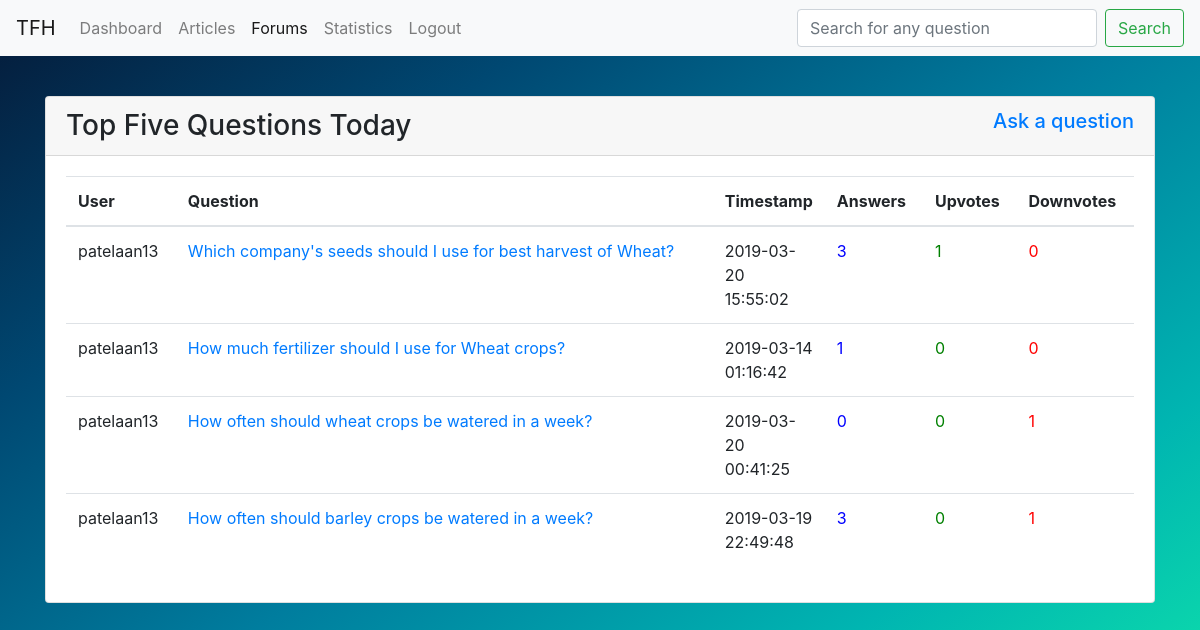
Page /forum/forum.php (signed in) on the committed database.
### tables this page shows
CREATE TABLE `question` (
  `uid` int(10) NOT NULL,
  `qno` int(10) NOT NULL,
  `qtext` text NOT NULL,
  `qtimestamp` datetime NOT NULL DEFAULT CURRENT_TIMESTAMP ON UPDATE CURRENT_TIMESTAMP,
  `qupcount` int(11) NOT NULL DEFAULT '0',
  `qdowncount` int(11) NOT NULL DEFAULT '0'
);

CREATE TABLE `account` (
  `uid` int(10) NOT NULL,
  `username` varchar(50) NOT NULL,
  `email` varchar(40) DEFAULT NULL,
  `phoneNumber` int(10) NOT NULL,
  `password` varchar(40) NOT NULL,
  `language` varchar(40) NOT NULL,
  `fname` varchar(100) NOT NULL,
  `lname` varchar(100) NOT NULL,
  `village` varchar(50) NOT NULL,
  `dist` varchar(50) NOT NULL,
  `state` varchar(50) NOT NULL
);

### forum/forum.php (the view, shortened to what this page needs)
<?php
if(isset($_SESSION['uid'])){
	$loggedIn=1;
}
else{
	$loggedIn=0;
}
require('../includes/db.php');
?>
<!DOCTYPE html>
<html lang="en">
<head>
  <link rel="stylesheet" href="https://maxcdn.bootstrapcdn.com/bootstrap/4.2.1/css/bootstrap.min.css">
</head>
<body class="bg">
<nav class="navbar navbar-expand-lg fixed-top navbar-light bg-light">
  <a class="navbar-brand" href="#">TFH</a>
  <div class="collapse navbar-collapse" id="navbarNav">
    <ul class="navbar-nav">
    	<?php if($loggedIn==1){ ?>
      <li class="nav-item">
        <a class="nav-link" href="../dashboard/dashboard.php">Dashboard</a>
      </li>
      <li class="nav-item">
        <a class="nav-link" href="#">Articles</a>
      </li>
      <li class="nav-item active">
        <a class="nav-link" href="../forum/forum.php">Forums</a>
      </li>
      <li class="nav-item">
        <a class="nav-link" href="#">Statistics</a>
      </li>
      <li class="nav-item">
        <a class="nav-link" href="../logout/logout.php">Logout</a>
      </li>
	<?php } ?>
    </ul>
  </div>
    <form class="form-inline my-2 my-lg-0" style="float:right;" action="searchq.php" method="get">
      <input class="form-control mr-sm-2" name="search" style="width: 300px" type="search" placeholder="Search for any question" aria-label="Search">
      <button class="btn btn-outline-success my-2 my-sm-0" type="submit">Search</button>
    </form>
</nav>
<br><br><br><br>
<div class="container">
	<div class="card">
		<div class = "card-header">
		<h3 style="display:inline;">Top Five Questions Today</h3><h5 style="display: inline; float:right;"><a href="createquestion.php">Ask a question</a></h5>
		</div>
		<div class = "card-body">
    <table class="table">
      <thead><th>User</th><th>Question</th><th width="4">Timestamp</th><th>Answers</th><th>Upvotes</th><th>Downvotes</th></thead>
      <?php
        $qry = "SELECT * FROM question ORDER BY (qupcount-qdowncount) DESC, qtimestamp DESC LIMIT 5";
        $result = mysqli_query($con, $qry) or die(mysqli_error($con));
        while($rows=mysqli_fetch_assoc($result)){
          $qryans = "SELECT count(*) AS cans FROM answer WHERE qno=".$rows['qno'];
          $res = mysqli_query($con, $qryans);
          $rowans = mysqli_fetch_array($res);
          $qryname = "SELECT username FROM account WHERE uid=".$rows['uid'];
          $resname = mysqli_query($con, $qryname);
          $nameans = mysqli_fetch_array($resname);
          $name=$nameans['username'];
          echo "<tr>
            <td>".$name."</td>
            <td>".'<a href="viewq.php?q='.$rows['qno'].'">'.$rows['qtext']."</a></td>
            <td>".$rows['qtimestamp']."</td>
            <td style='color: blue'>".$rowans['cans']."</td>
            <td style='color: green'>".$rows['qupcount']."</td>
            <td style='color: red'>".$rows['qdowncount']."</td>
            </tr>";
        }
      ?>
    </table>
	</div>
</div>
</body>
</html>

### forum/forum.php (style rules this page uses)
body, html { height: fill; min-height: 100%; }
.bg { background: linear-gradient(to right bottom, #051937, #004872, #007d9e, #00b5b1, #12eba9); height: fill; min-height: 100%; background-position: center; background-repeat: no-repeat; background-size: cover; }

### rows in the picture
question: account.username "patelaan13", qtext "Which company's seeds should I use for best harvest of Wheat?", qtimestamp "2019-03-20 15:55:02", cans "3", qupcount "1", qdowncount "0"
question: account.username "patelaan13", qtext "How much fertilizer should I use for Wheat crops?", qtimestamp "2019-03-14 01:16:42", cans "1", qupcount "0", qdowncount "0"
question: account.username "patelaan13", qtext "How often should wheat crops be watered in a week?", qtimestamp "2019-03-20 00:41:25", cans "0", qupcount "0", qdowncount "1"
question: account.username "patelaan13", qtext "How often should barley crops be watered in a week?", qtimestamp "2019-03-19 22:49:48", cans "3", qupcount "0", qdowncount "1"
